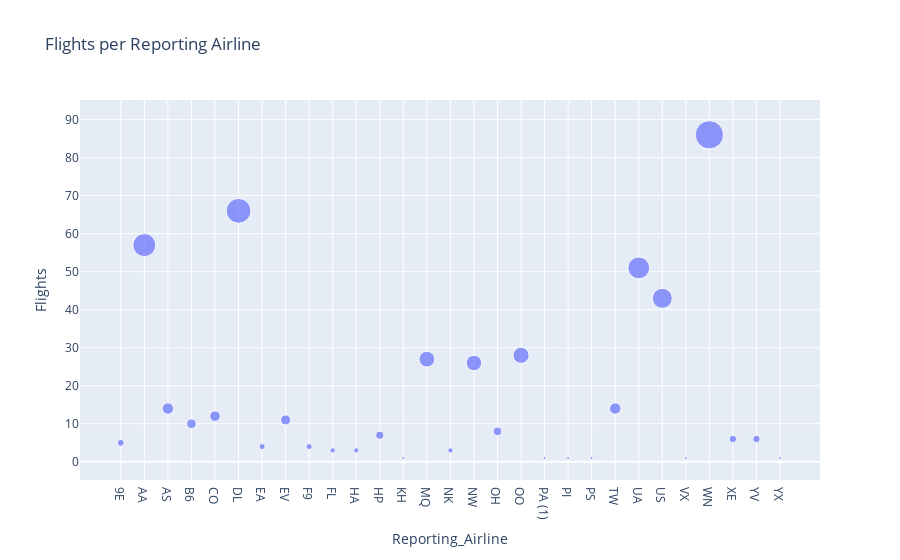

Notebook code for this chart:
### Markdown cell above
**To do**

*   Create a bubble chart using the `bub_data` with x-axis being reporting airline and y-axis being flights.
*   Provide title to the chart
*   Update size of the bubble based on the number of flights. Use `size` parameter.
*   Update name of the hover tooltip to `reporting_airline` using `hover_name` parameter.

### Code cell
# Create bubble chart here
fig = px.scatter(bub_data, x='Reporting_Airline', y='Flights', title='Flights per Reporting Airline', size='Flights', hover_name='Reporting_Airline')

fig.show()

### Figure 1 — Plotly figure (JSON) as saved in the notebook; plotly's stock layout.template omitted (floating-point values rounded to 4 significant figures)
{"data": [{"hovertemplate": "<b>%{hovertext}</b><br><br>Reporting_Airline=%{x}<br>Flights=%{marker.size}<extra></extra>", "hovertext": ["9E", "AA", "AS", "B6", "CO", "DL", "EA", "EV", "F9", "FL", "HA", "HP", "KH", "MQ", "NK", "NW", "OH", "OO", "PA (1)", "PI", "PS", "TW", "UA", "US", "VX", "WN", "XE", "YV", "YX"], "legendgroup": "", "marker": {"color": "#636efa", "size": [5, 57, 14, 10, 12, 66, 4, 11, 4, 3, 3, 7, 1, 27, 3, 26, 8, 28, 1, 1, 1, 14, 51, 43, 1, 86, 6, 6, 1], "sizemode": "area", "sizeref": 0.215, "symbol": "circle"}, "mode": "markers", "name": "", "orientation": "v", "showlegend": false, "x": ["9E", "AA", "AS", "B6", "CO", "DL", "EA", "EV", "F9", "FL", "HA", "HP", "KH", "MQ", "NK", "NW", "OH", "OO", "PA (1)", "PI", "PS", "TW", "UA", "US", "VX", "WN", "XE", "YV", "YX"], "xaxis": "x", "y": [5, 57, 14, 10, 12, 66, 4, 11, 4, 3, 3, 7, 1, 27, 3, 26, 8, 28, 1, 1, 1, 14, 51, 43, 1, 86, 6, 6, 1], "yaxis": "y", "type": "scatter"}], "layout": {"xaxis": {"anchor": "y", "domain": [0, 1], "title": {"text": "Reporting_Airline"}, "type": "category", "range": [-1.689, 29.66], "autorange": true}, "yaxis": {"anchor": "x", "domain": [0, 1], "title": {"text": "Flights"}, "type": "linear", "range": [-6.123, 100.7], "autorange": true}, "legend": {"tracegroupgap": 0, "itemsizing": "constant"}, "title": {"text": "Flights per Reporting Airline"}, "autosize": true}}
